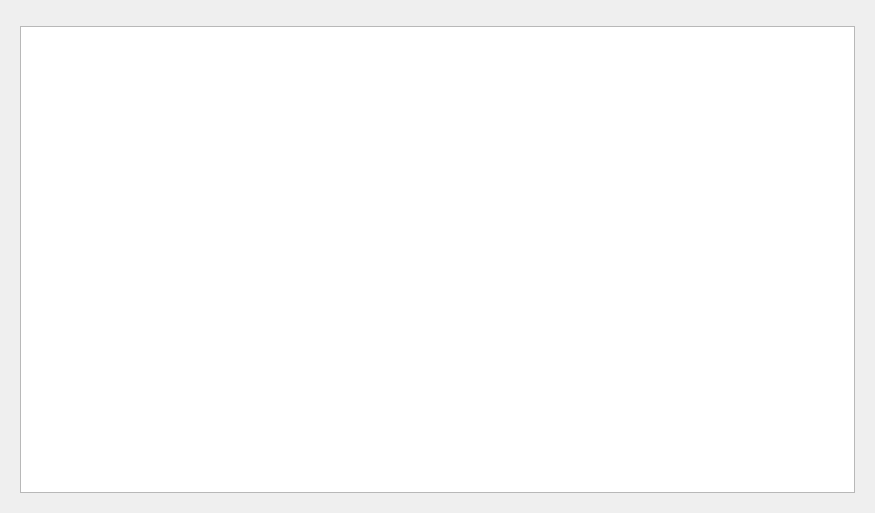
<?xml version="1.0" encoding="UTF-8"?>
<ui version="4.0">
 <class>ChartsWidget</class>
 <widget class="QWidget" name="ChartsWidget">
  <property name="geometry">
   <rect>
    <x>0</x>
    <y>0</y>
    <width>875</width>
    <height>513</height>
   </rect>
  </property>
  <layout class="QVBoxLayout" name="verticalLayout_2">
   <item>
    <widget class="Tomahawk::Breadcrumb" name="breadCrumbLeft" native="true"/>
   </item>
   <item>
    <widget class="QStackedWidget" name="stackLeft">
     <widget class="QWidget" name="page">
      <layout class="QHBoxLayout" name="horizontalLayout_2">
       <item>
        <widget class="GridView" name="tracksView">
        </widget>
       </item>
      </layout>
     </widget>
     <widget class="QWidget" name="page1">
      <layout class="QHBoxLayout" name="horizontalLayout">
       <item>
        <widget class="GridView" name="artistsView">
        </widget>
       </item>
      </layout>
     </widget>
     <widget class="QWidget" name="page2">
      <layout class="QVBoxLayout" name="verticalLayout">
       <item>
        <widget class="GridView" name="albumsView">
        </widget>
       </item>
      </layout>
     </widget>
    </widget>
   </item>
  </layout>
 </widget>
 <customwidgets>
  <customwidget>
   <class>GridView</class>
   <extends>QListView</extends>
   <header>playlist/GridView.h</header>
  </customwidget>
  <customwidget>
   <class>TrackView</class>
   <extends>QTreeView</extends>
   <header>playlist/TrackView.h</header>
  </customwidget>
  <customwidget>
   <class>Tomahawk::Breadcrumb</class>
   <extends>QWidget</extends>
   <header>widgets/Breadcrumb.h</header>
   <container>1</container>
  </customwidget>
 </customwidgets>
 <resources/>
 <connections/>
</ui>
